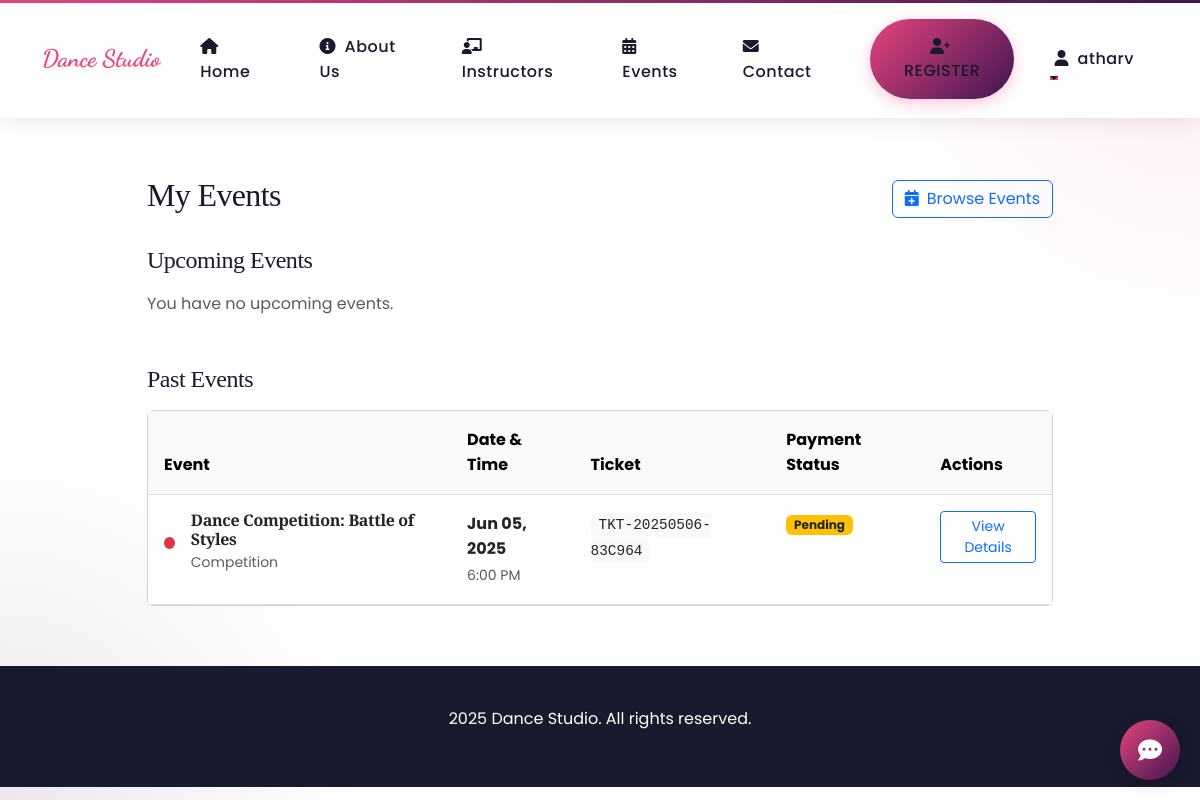
/my-events/ (signed in), run on the app's committed database.
### dance_styles/models.py (models this page shows, shortened)
class EventRegistration(models.Model):
    PAYMENT_STATUS = [
        ('pending', 'Pending'),
        ('completed', 'Completed'),
        ('cancelled', 'Cancelled'),
    ]
    user = models.ForeignKey(User, on_delete=models.CASCADE)
    event = models.ForeignKey(Event, on_delete=models.CASCADE)
    registration_date = models.DateTimeField(auto_now_add=True)
    payment_status = models.CharField(max_length=20, choices=PAYMENT_STATUS, default='pending')
    ticket_number = models.CharField(max_length=50, unique=True)

class Event(models.Model):
    EVENT_TYPES = [
        ('workshop', 'Workshop'),
        ('competition', 'Competition'),
        ('performance', 'Performance'),
        ('special', 'Special Event'),
    ]
    title = models.CharField(max_length=200)
    event_type = models.CharField(max_length=20, choices=EVENT_TYPES)
    description = models.TextField()
    date = models.DateField()
    time = models.TimeField()
    location = models.CharField(max_length=200)
    price = models.DecimalField(max_digits=6, decimal_places=2)
    capacity = models.PositiveIntegerField(default=50)
    available_slots = models.PositiveIntegerField(default=50)
    image = models.ImageField(upload_to='event_images/', null=True, blank=True)
    instructor = models.ForeignKey(Instructor, on_delete=models.SET_NULL, null=True, blank=True)
    dance_styles = models.ManyToManyField(DanceStyle)
    registration_deadline = models.DateField()
    is_featured = models.BooleanField(default=False)
    created_at = models.DateTimeField(auto_now_add=True)
    updated_at = models.DateTimeField(auto_now=True)

### dance_styles/views.py (the view)
# urls.py: path('my-events/', views.my_events, name='my_events'),
@login_required
def my_events(request):
    user_registrations = EventRegistration.objects.filter(user=request.user).select_related('event').order_by('event__date')
    upcoming_events = []
    past_events = []
    today = timezone.now().date()
    for reg in user_registrations:
        if reg.event.date >= today:
            upcoming_events.append(reg)
        else:
            past_events.append(reg)
    context = {
        'upcoming_events': upcoming_events,
        'past_events': past_events,
    }
    return render(request, 'dance_styles/my_events.html', context)

### dance_styles/templates/dance_styles/my_events.html (shortened to what this page needs)
{% extends 'dance_styles/base.html' %}
{% block content %}
<div class="container mt-5 pt-5">
    <div class="row justify-content-center">
        <div class="col-lg-10">
            <div class="d-flex justify-content-between align-items-center mb-4">
                <h1 class="h2">My Events</h1>
                <a href="{% url 'dance_styles:events' %}" class="btn btn-outline-primary">
                    <i class="fas fa-calendar-plus me-2"></i>Browse Events
                </a>
            </div>
            {% if upcoming_events or past_events %}
                <h2 class="h4 mb-3">Upcoming Events</h2>
                {% if upcoming_events %}
                    <div class="card mb-4">
                        <div class="table-responsive">
                            <table class="table table-hover mb-0">
                                <thead class="table-light">
                                    <tr>
                                        <th>Event</th>
                                        <th>Date & Time</th>
                                        <th>Ticket</th>
                                        <th>Payment Status</th>
                                        <th>Actions</th>
                                    </tr>
                                </thead>
                                <tbody>
                                    {% for registration in upcoming_events %}
                                    <tr>
                                        <td>
                                            <div class="d-flex align-items-center">
                                                <div class="event-type-indicator {{ registration.event.event_type }}"></div>
                                                <div>
                                                    <h6 class="mb-0">{{ registration.event.title }}</h6>
                                                    <small class="text-muted">{{ registration.event.get_event_type_display }}</small>
                                                </div>
                                            </div>
                                        </td>
                                        <td>
                                            <div>
                                                <div class="fw-bold">{{ registration.event.date|date:"M d, Y" }}</div>
                                                <small class="text-muted">{{ registration.event.time|time:"g:i A" }}</small>
                                            </div>
                                        </td>
                                        <td>
                                            <span class="ticket-number">{{ registration.ticket_number }}</span>
                                        </td>
                                        <td>
                                            {% if registration.payment_status == 'completed' %}
                                                <span class="badge bg-success">Paid</span>
                                            {% elif registration.payment_status == 'pending' %}
                                                <span class="badge bg-warning text-dark">Pending</span>
                                            {% else %}
                                                <span class="badge bg-danger">Cancelled</span>
                                            {% endif %}
                                        </td>
                                        <td>
                                            <a href="{% url 'dance_styles:event_detail' registration.event.id %}" class="btn btn-sm btn-outline-primary">
                                                View Details
                                            </a>
                                        </td>
                                    </tr>
                                    {% endfor %}
                                </tbody>
                            </table>
                        </div>
                    </div>
                {% else %}
                    <p class="text-muted">You have no upcoming events.</p>
                {% endif %}
                <h2 class="h4 mb-3 mt-5">Past Events</h2>
                {% if past_events %}
                    <div class="card">
                        <div class="table-responsive">
                            <table class="table table-hover mb-0">
                                <thead class="table-light">
                                    <tr>
                                        <th>Event</th>
                                        <th>Date & Time</th>
                                        <th>Ticket</th>
                                        <th>Payment Status</th>
                                        <th>Actions</th>
                                    </tr>
                                </thead>
                                <tbody>
                                    {% for registration in past_events %}
                                    <tr>
                                        <td>
                                            <div class="d-flex align-items-center">
                                                <div class="event-type-indicator {{ registration.event.event_type }}"></div>
                                                <div>
                                                    <h6 class="mb-0">{{ registration.event.title }}</h6>
                                                    <small class="text-muted">{{ registration.event.get_event_type_display }}</small>
                                                </div>
                                            </div>
                                        </td>
                                        <td>
                                            <div>
                                                <div class="fw-bold">{{ registration.event.date|date:"M d, Y" }}</div>
                                                <small class="text-muted">{{ registration.event.time|time:"g:i A" }}</small>
                                            </div>
                                        </td>
                                        <td>
                                            <span class="ticket-number">{{ registration.ticket_number }}</span>
                                        </td>
                                        <td>
                                            {% if registration.payment_status == 'completed' %}
                                                <span class="badge bg-success">Paid</span>
                                            {% elif registration.payment_status == 'pending' %}
                                                <span class="badge bg-warning text-dark">Pending</span>
                                            {% else %}
                                                <span class="badge bg-danger">Cancelled</span>
                                            {% endif %}
                                        </td>
                                        <td>
                                            <a href="{% url 'dance_styles:event_detail' registration.event.id %}" class="btn btn-sm btn-outline-primary">
                                                View Details
                                            </a>
                                        </td>
                                    </tr>
                                    {% endfor %}
                                </tbody>
                            </table>
                        </div>
                    </div>
                {% else %}
                    <p class="text-muted">You have no past event registrations.</p>
                {% endif %}
            {% endif %}
        </div>
    </div>
</div>
{% endblock %}

### dance_styles/templates/dance_styles/base.html (shortened to what this page needs)
<!DOCTYPE html>
<html lang="en">
<head>
    <link href="https://cdn.jsdelivr.net/npm/bootstrap@5.3.0/dist/css/bootstrap.min.css" rel="stylesheet">
    <link href="https://cdnjs.cloudflare.com/ajax/libs/font-awesome/6.0.0/css/all.min.css" rel="stylesheet">
    <link href="https://unpkg.com/aos@2.3.1/dist/aos.css" rel="stylesheet">
    <link rel="stylesheet" href="https://cdnjs.cloudflare.com/ajax/libs/animate.css/4.1.1/animate.min.css"/>
</head>
<body>
    <nav class="navbar navbar-expand-lg fixed-top">
        <div class="container">
            <a class="navbar-brand" href="{% url 'dance_styles:home' %}">Dance Studio</a>
            <div class="collapse navbar-collapse" id="navbarNav">
                <ul class="navbar-nav ms-auto align-items-center">
                    {% if user.is_authenticated %}
                    <li class="nav-item">
                        <a class="nav-link" href="{% url 'dance_styles:home' %}">
                            <i class="fas fa-home me-1"></i> Home
                        </a>
                    </li>
                    {% endif %}
                    <li class="nav-item">
                        <a class="nav-link" href="{% url 'dance_styles:about' %}">
                            <i class="fas fa-info-circle me-1"></i> About Us
                        </a>
                    </li>
                    <li class="nav-item">
                        <a class="nav-link" href="{% url 'dance_styles:instructors' %}">
                            <i class="fas fa-chalkboard-teacher me-1"></i> Instructors
                        </a>
                    </li>
                    <li class="nav-item">
                        <a class="nav-link" href="{% url 'dance_styles:events' %}">
                            <i class="fas fa-calendar-alt me-1"></i> Events
                        </a>
                    </li>
                    <li class="nav-item">
                        <a class="nav-link" href="{% url 'dance_styles:contact' %}">
                            <i class="fas fa-envelope me-1"></i> Contact
                        </a>
                    </li>
                    {% if user.is_authenticated %}
                    <li class="nav-item">
                        <a class="nav-link btn btn-primary text-white rounded-pill px-4" href="{% url 'dance_styles:register' %}">
                            <i class="fas fa-user-plus me-1"></i> Register
                        </a>
                    </li>
                    {% endif %}
                    {% if user.is_authenticated %}
                    <li class="nav-item dropdown">
                        <a class="nav-link dropdown-toggle" href="#" id="navbarDropdown" role="button" data-bs-toggle="dropdown" aria-expanded="false">
                            <i class="fas fa-user me-1"></i> {{ user.username }}
                        </a>
                    </li>
                    {% endif %}
                </ul>
            </div>
        </div>
    </nav>
    <div class="container" style="padding-top: 80px;">
        {% block content %}{% endblock %}
    </div>
    <footer class="footer text-center">
        <div class="container">
            <p> 2025 Dance Studio. All rights reserved.</p>
        </div>
    </footer>
    {% if user.is_authenticated %}
    <div class="chatbot-button" id="chatbotButton">
        <i class="fas fa-comment-dots"></i>
    </div>
    {% endif %}
</body>
</html>

### data on the page
EventRegistration: event "Dance Competition: Battle of Styles", event.event_type "Competition", event "Jun 05, 2025", event.time "6:00 PM", ticket_number "TKT-20250506-83C964", payment_status "Pending"

### other printed values
{{ user.username }} "atharv"
